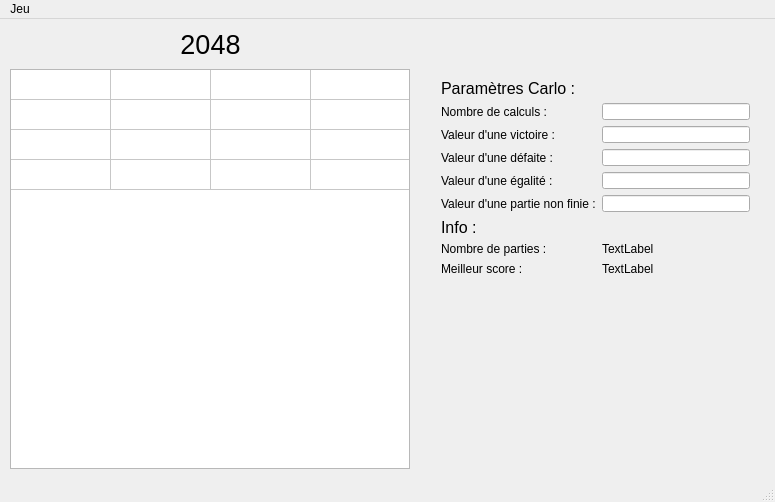
<?xml version="1.0" encoding="UTF-8"?>
<ui version="4.0">
 <class>MainWindow</class>
 <widget class="QMainWindow" name="MainWindow">
  <property name="geometry">
   <rect>
    <x>0</x>
    <y>0</y>
    <width>775</width>
    <height>502</height>
   </rect>
  </property>
  <property name="windowTitle">
   <string>MainWindow</string>
  </property>
  <widget class="QWidget" name="centralWidget">
   <widget class="QLabel" name="gameState">
    <property name="geometry">
     <rect>
      <x>0</x>
      <y>10</y>
      <width>421</width>
      <height>31</height>
     </rect>
    </property>
    <property name="font">
     <font>
      <pointsize>20</pointsize>
     </font>
    </property>
    <property name="text">
     <string>2048</string>
    </property>
    <property name="alignment">
     <set>Qt::AlignCenter</set>
    </property>
   </widget>
   <widget class="QTableWidget" name="tableWidget">
    <property name="enabled">
     <bool>true</bool>
    </property>
    <property name="geometry">
     <rect>
      <x>10</x>
      <y>50</y>
      <width>400</width>
      <height>400</height>
     </rect>
    </property>
    <property name="font">
     <font>
      <pointsize>16</pointsize>
      <weight>75</weight>
      <bold>true</bold>
     </font>
    </property>
    <property name="verticalScrollBarPolicy">
     <enum>Qt::ScrollBarAlwaysOff</enum>
    </property>
    <property name="horizontalScrollBarPolicy">
     <enum>Qt::ScrollBarAlwaysOff</enum>
    </property>
    <property name="sizeAdjustPolicy">
     <enum>QAbstractScrollArea::AdjustIgnored</enum>
    </property>
    <property name="gridStyle">
     <enum>Qt::SolidLine</enum>
    </property>
    <property name="rowCount">
     <number>4</number>
    </property>
    <property name="columnCount">
     <number>4</number>
    </property>
    <attribute name="horizontalHeaderVisible">
     <bool>false</bool>
    </attribute>
    <attribute name="horizontalHeaderHighlightSections">
     <bool>false</bool>
    </attribute>
    <attribute name="verticalHeaderVisible">
     <bool>false</bool>
    </attribute>
    <row/>
    <row/>
    <row/>
    <row/>
    <column/>
    <column/>
    <column/>
    <column/>
    <item row="0" column="0">
     <property name="text">
      <string/>
     </property>
    </item>
   </widget>
   <widget class="QWidget" name="formLayoutWidget">
    <property name="geometry">
     <rect>
      <x>430</x>
      <y>50</y>
      <width>331</width>
      <height>218</height>
     </rect>
    </property>
    <layout class="QFormLayout" name="formLayout">
     <item row="1" column="0" colspan="2">
      <widget class="QLabel" name="labelParameterTitle">
       <property name="font">
        <font>
         <family>Arial</family>
         <pointsize>12</pointsize>
        </font>
       </property>
       <property name="text">
        <string>Paramètres Carlo :</string>
       </property>
      </widget>
     </item>
     <item row="2" column="0">
      <widget class="QLabel" name="labelSimu">
       <property name="text">
        <string>Nombre de calculs :</string>
       </property>
      </widget>
     </item>
     <item row="2" column="1">
      <widget class="QLineEdit" name="textSimu"/>
     </item>
     <item row="3" column="0">
      <widget class="QLabel" name="labelWin">
       <property name="text">
        <string>Valeur d'une victoire :</string>
       </property>
      </widget>
     </item>
     <item row="4" column="0">
      <widget class="QLabel" name="labelDefeat">
       <property name="text">
        <string>Valeur d'une défaite :</string>
       </property>
      </widget>
     </item>
     <item row="8" column="0">
      <widget class="QLabel" name="labelIter">
       <property name="text">
        <string>Nombre de parties :</string>
       </property>
      </widget>
     </item>
     <item row="8" column="1">
      <widget class="QLabel" name="labelIterValue">
       <property name="text">
        <string>TextLabel</string>
       </property>
      </widget>
     </item>
     <item row="9" column="0">
      <widget class="QLabel" name="labelBestScore">
       <property name="text">
        <string>Meilleur score :</string>
       </property>
      </widget>
     </item>
     <item row="9" column="1">
      <widget class="QLabel" name="labelBestScoreValue">
       <property name="text">
        <string>TextLabel</string>
       </property>
      </widget>
     </item>
     <item row="5" column="0">
      <widget class="QLabel" name="labelDraw">
       <property name="text">
        <string>Valeur d'une égalité :</string>
       </property>
      </widget>
     </item>
     <item row="6" column="0">
      <widget class="QLabel" name="labelUnfinished">
       <property name="text">
        <string>Valeur d'une partie non finie :</string>
       </property>
      </widget>
     </item>
     <item row="7" column="0" colspan="2">
      <widget class="QLabel" name="labelInfoTitle">
       <property name="font">
        <font>
         <family>Arial</family>
         <pointsize>12</pointsize>
        </font>
       </property>
       <property name="text">
        <string>Info :</string>
       </property>
      </widget>
     </item>
     <item row="3" column="1">
      <widget class="QLineEdit" name="textWin"/>
     </item>
     <item row="4" column="1">
      <widget class="QLineEdit" name="textDefeat"/>
     </item>
     <item row="5" column="1">
      <widget class="QLineEdit" name="textDraw"/>
     </item>
     <item row="6" column="1">
      <widget class="QLineEdit" name="textUnfinished"/>
     </item>
    </layout>
   </widget>
  </widget>
  <widget class="QMenuBar" name="menuBar">
   <property name="geometry">
    <rect>
     <x>0</x>
     <y>0</y>
     <width>775</width>
     <height>21</height>
    </rect>
   </property>
   <widget class="QMenu" name="menuJeu">
    <property name="title">
     <string>Jeu</string>
    </property>
    <addaction name="actionRed_marrer"/>
    <addaction name="actionArr_ter"/>
   </widget>
   <addaction name="menuJeu"/>
  </widget>
  <widget class="QStatusBar" name="statusBar"/>
  <action name="actionRed_marrer">
   <property name="text">
    <string>Redémarrer</string>
   </property>
  </action>
  <action name="actionArr_ter">
   <property name="text">
    <string>Arrêter</string>
   </property>
  </action>
 </widget>
 <layoutdefault spacing="6" margin="11"/>
 <resources/>
 <connections/>
</ui>
